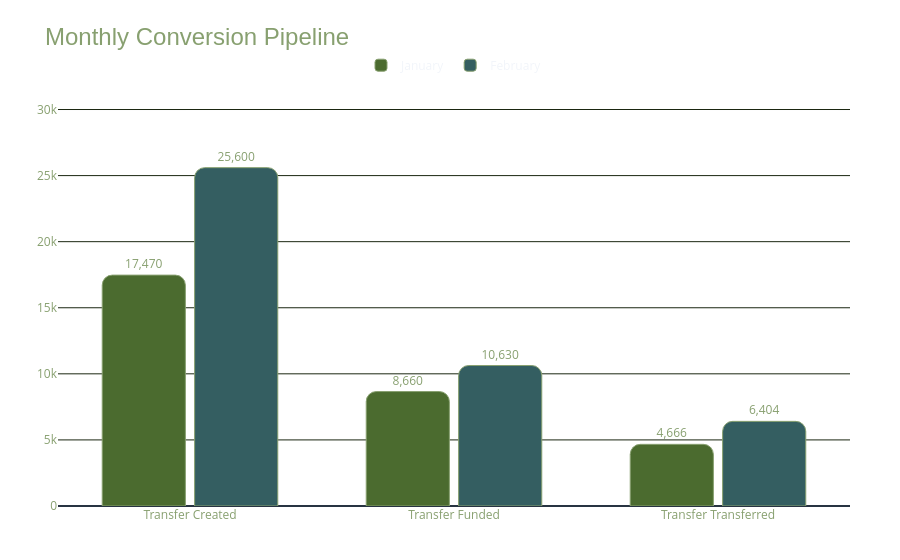

The code cell stored with this chart in its notebook:
### Code cell
monthly_counts = (
    df[df['month'].isin(['2024-01', '2024-02'])]
    .groupby(['month', 'event_name'])
    .size()
    .reset_index(name='Count')
)

event_map = {
    'Transfer Created': 'Transfer Created',
    'Transfer Funded': 'Transfer Funded',
    'Transfer Transferred': 'Transfer Transferred'
}
monthly_counts = monthly_counts[monthly_counts['event_name'].isin(event_map.keys())]
monthly_counts['Event'] = monthly_counts['event_name'].map(event_map)


monthly_counts['Month'] = monthly_counts['month'].map({'2024-01': 'January', '2024-02': 'February'})


custom_colors = {'January': '#4B6B2F', 'February': '#345E61'}

fig = px.bar(
    monthly_counts,
    x='Event', 
    y='Count', 
    color='Month',
    barmode='group',
    text_auto=',.0f', 
    color_discrete_map=custom_colors,
    template='plotly_dark'
)

# Styling 
fig.update_layout(
    title=dict(
        text='Monthly Conversion Pipeline',
        x=0.05, y=0.95,
        font=dict(family="Arial, sans-serif", size=24, color='#88A070')
    ),
    paper_bgcolor='rgba(0,0,0,0)', 
    plot_bgcolor='rgba(0,0,0,0)',  
    bargap=0.3,       
    bargroupgap=0.1,  
    
    legend=dict(
        orientation="h", yanchor="bottom", y=1.05,
        xanchor="center", x=0.5, title_text=""
    ),
    
    xaxis=dict(
        showgrid=False, title="",
        tickfont=dict(color='#88A070')
    ),
    yaxis=dict(
        gridcolor='#1A2610', title="",
        tickfont=dict(color='#88A070'),
        range=[0, monthly_counts['Count'].max() * 1.2] 
    ),
    margin=dict(t=100, b=50, l=50, r=50)
)

fig.update_traces(
    marker_cornerradius=10, 
    marker_line_width=1,
    marker_line_color='#88A070',
    textposition='outside',
    textfont=dict(color='#88A070')
)

fig.show()

### Figure 1 — Plotly figure (JSON) as saved in the notebook; plotly's stock layout.template omitted (floating-point values rounded to 4 significant figures)
{"data": [{"alignmentgroup": "True", "hovertemplate": "Month=January<br>Event=%{x}<br>Count=%{y}<extra></extra>", "legendgroup": "January", "marker": {"color": "#4B6B2F", "cornerradius": 10, "line": {"color": "#88A070", "width": 1}, "pattern": {"shape": ""}}, "name": "January", "offsetgroup": "January", "orientation": "v", "showlegend": true, "textfont": {"color": "#88A070"}, "textposition": "outside", "texttemplate": "%{y:,.0f}", "type": "bar", "x": ["Transfer Created", "Transfer Funded", "Transfer Transferred"], "xaxis": "x", "y": [17470, 8660, 4666], "yaxis": "y"}, {"alignmentgroup": "True", "hovertemplate": "Month=February<br>Event=%{x}<br>Count=%{y}<extra></extra>", "legendgroup": "February", "marker": {"color": "#345E61", "cornerradius": 10, "line": {"color": "#88A070", "width": 1}, "pattern": {"shape": ""}}, "name": "February", "offsetgroup": "February", "orientation": "v", "showlegend": true, "textfont": {"color": "#88A070"}, "textposition": "outside", "texttemplate": "%{y:,.0f}", "type": "bar", "x": ["Transfer Created", "Transfer Funded", "Transfer Transferred"], "xaxis": "x", "y": [25600, 10630, 6404], "yaxis": "y"}], "layout": {"bargap": 0.3, "bargroupgap": 0.1, "barmode": "group", "legend": {"orientation": "h", "title": {"text": ""}, "tracegroupgap": 0, "x": 0.5, "xanchor": "center", "y": 1.05, "yanchor": "bottom"}, "margin": {"b": 50, "l": 50, "r": 50, "t": 100}, "paper_bgcolor": "rgba(0,0,0,0)", "plot_bgcolor": "rgba(0,0,0,0)", "title": {"font": {"color": "#88A070", "family": "Arial, sans-serif", "size": 24}, "text": "Monthly Conversion Pipeline", "x": 0.05, "y": 0.95}, "xaxis": {"anchor": "y", "domain": [0, 1], "showgrid": false, "tickfont": {"color": "#88A070"}, "title": {"text": ""}}, "yaxis": {"anchor": "x", "domain": [0, 1], "gridcolor": "#1A2610", "range": [0, 30720], "tickfont": {"color": "#88A070"}, "title": {"text": ""}}}}
